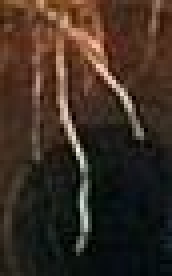
#> input picture Tree_Root_Detection/data/tree/1.JPG, 43 x 69 px (shown 4 times larger); its folder holds only this picture in this run
$ jupyter execute --allow-errors 'first working model.ipynb'   (shell and % lines are left out)   (older library calls are emulated)
#> lines starting #> are read from the running program, lines starting #| are printed output that depends on the picture
[cell 1]
import os
os.chdir("mb/Tree_Root_Detection")

[cell 2]
import csv
import matplotlib.image as mpimg
import cv2
import numpy as np
import os
import logging
import glob

[cell 3]
from keras.models import Sequential
from keras.layers import Flatten, Dense, Lambda, Dropout, Activation, Cropping2D
from keras.layers.convolutional import Convolution2D
from keras.layers.pooling import MaxPooling2D
from sklearn.model_selection import train_test_split
import sklearn

[cell 4]
width = 58
height = 58

images = []

[cell 5]
roots   = glob.glob('data/tree/*.JPG')
non_roots   = glob.glob('data/non_tree/*.JPG')
non_roots   += glob.glob('data/non_tree/*.jpg')
print(len(roots), len(non_roots))

[cell 6]
img_size=64
# [12 lines left out: function show3img, not called in this run]

def eq_Hist(img):
   #Histogram Equalization
   img2=img.copy()
   img2[:, :, 0] = cv2.equalizeHist(img[:, :, 0])
   img2[:, :, 1] = cv2.equalizeHist(img[:, :, 1])
   img2[:, :, 2] = cv2.equalizeHist(img[:, :, 2])
   return img2

def scale_img(img):
   img2=img.copy()
   sc_y=0.4*np.random.rand()+1.0
   img2=cv2.resize(img, None, fx=1, fy=sc_y, interpolation = cv2.INTER_CUBIC)
   c_x,c_y, sh = int(img2.shape[0]/2), int(img2.shape[1]/2), int(img_size/2)
   return img2

def crop(img, mar=0):
   c_x,c_y, sh = int(img.shape[0]/2), int(img.shape[1]/2), int(img_size/2-mar)
   return img[(c_x-sh):(c_x+sh),(c_y-sh):(c_y+sh)]

def rotate_img(img):
   c_x,c_y = int(img.shape[0]/2), int(img.shape[1]/2)
   ang = 30.0*np.random.rand()-15
   Mat = cv2.getRotationMatrix2D((c_x, c_y), ang, 1.0)
   return cv2.warpAffine(img, Mat, img.shape[:2])

def sharpen_img(img):
   gb = cv2.GaussianBlur(img, (5,5), 20.0)
   return cv2.addWeighted(img, 2, gb, -1, 0)
#Compute linear image transformation ing*s+m
def lin_img(img,s=1.0,m=0.0):
   img2=cv2.multiply(img, np.array([s]))
   return cv2.add(img2, np.array([m]))

#Change image contrast; s>1 - increase
def contr_img(img, s=1.0):
   m=127.0*(1.0-s)
   return lin_img(img, s, m)

def transform_img(img):
   img2=sharpen_img(img)
   img2=crop(img2,3)
   img2=contr_img(img2, 1.5)
   return eq_Hist(img2)

def augment_img(img):
   img=contr_img(img, 1.8*np.random.rand()+0.2)
   img=rotate_img(img)
   img=scale_img(img)
   return transform_img(img)

[cell 7]
X_train_aug_roots = []
y_train_aug = []

def create_data(n=10):
#> called with n = 7
   for i in range(len(roots)):
       img=mpimg.imread(roots[i])
#> img is the input picture: shape (69, 43, 3); mean R, G, B 59.7, 45.2, 34.9
       img=cv2.resize(img, (64, 64))
#> img: shape (64, 64, 3)
       X_train_aug_roots.append(transform_img(img))
#> in sharpen_img, `gb = cv2.GaussianBlur(img, (5,5), 20.0)`:
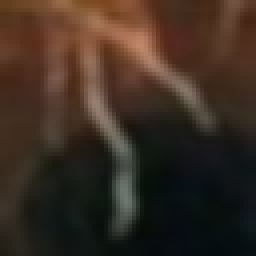
#> gb: shape (64, 64, 3) (shown 4 times larger); mean R, G, B 59.5, 45.1, 34.8
#> in lin_img, `return cv2.add(img2, np.array([m]))`:
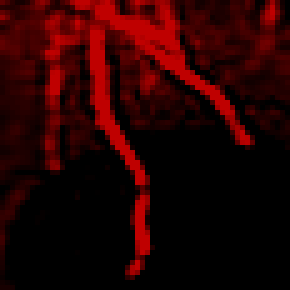
#> returned value: shape (58, 58, 3) (shown 5 times larger); mean of channels 0, 1, 2 40, 0, 0; drawn as R, G, B
       y_train_aug.append(1)
       #Generate n new images out of each input image
       for j in range(n):
           X_train_aug_roots.append(augment_img(img))
           y_train_aug.append(1)
#> this loop made 7 passes
#> pass 1, in lin_img (call 2), `img2=cv2.multiply(img, np.array([s]))`:
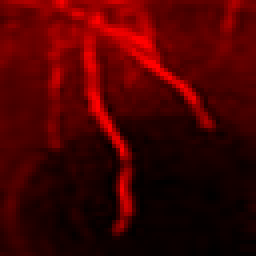
#> img2: shape (64, 64, 3) (shown 4 times larger); mean R, G, B 70.7, 0, 0
#> pass 1, in scale_img, `img2=cv2.resize(img, None, fx=1, fy=sc_y, interpolation = cv2.INTER_CU..`:
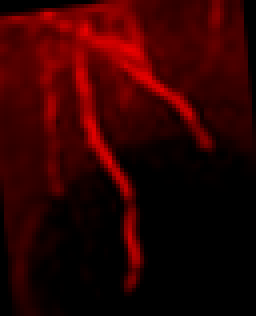
#> img2: shape (79, 64, 3) (shown 4 times larger); mean of channels 0, 1, 2 47.7, 0, 0; drawn as R, G, B
#> after the loop, X_train_aug_roots = 8 items; y_train_aug = [1, 1, 1, 1, 1, 1, 1, 1]
   print("Total number of images in the augmented dataset = ", len(X_train_aug_roots))
#| Total number of images in the augmented dataset =  8

create_data(7)

[cell 8]
def create_data(n=10):
#> called with n = 7
   for i in range(len(non_roots)):
       img=mpimg.imread(non_roots[i])
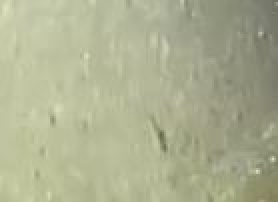
#> input picture Tree_Root_Detection/data/non_tree/1.JPG, 139 x 101 px (shown 2 times larger)
#> img is the input picture: shape (101, 139, 3); mean R, G, B 172.8, 176.1, 145.3
       img=cv2.resize(img, (64, 64))
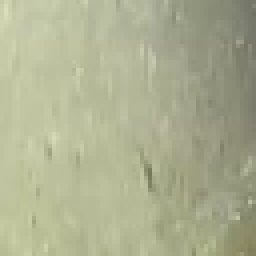
#> img: shape (64, 64, 3) (shown 4 times larger); mean R, G, B 172.7, 176, 145.2
       X_train_aug_roots.append(transform_img(img))
       y_train_aug.append(0)
       #Generate n new images out of each input image
       for j in range(n):
           X_train_aug_roots.append(augment_img(img))
           y_train_aug.append(0)
#> this loop made 7 passes
#> pass 1, in lin_img (call 17), `img2=cv2.multiply(img, np.array([s]))`:
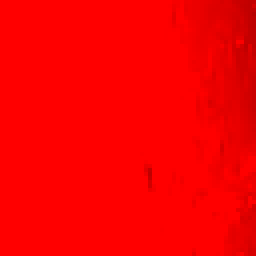
#> img2: shape (64, 64, 3) (shown 4 times larger); mean R, G, B 249.8, 0, 0
#> pass 1, in augment_img (call 8), `img=rotate_img(img)`:
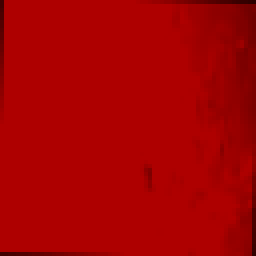
#> img: shape (64, 64, 3) (shown 4 times larger); mean of channels 0, 1, 2 167.3, 0, 0; drawn as R, G, B
#> pass 1, in scale_img (call 8), `img2=cv2.resize(img, None, fx=1, fy=sc_y, interpolation = cv2.INTER_CU..`:
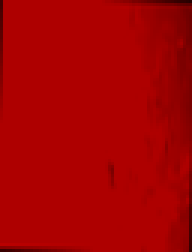
#> img2: shape (84, 64, 3) (shown 3 times larger); mean of channels 0, 1, 2 167.3, 0, 0; drawn as R, G, B
#> after the loop, X_train_aug_roots = 16 items; y_train_aug = [1, 1, 1, 1, 1, 1, 1, 1, 0, 0, 0, 0, 0, 0, 0, 0]
   print("Total number of images in the augmented dataset = ", len(X_train_aug_roots))
#| Total number of images in the augmented dataset =  24

create_data(7)

[cell 9]
print(len(roots))

[cell 10]
for i in range(len(roots)):
     img=mpimg.imread(roots[i])
     img=cv2.resize(img, (58, 58))
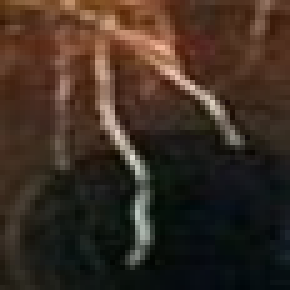
#> img: shape (58, 58, 3) (shown 5 times larger); mean R, G, B 59.5, 45.1, 34.8
     X_train_aug_roots.append(img)
     y_train_aug.append(1)

for i in range(len(non_roots)):
     img=mpimg.imread(non_roots[i])
     img=cv2.resize(img, (58, 58))
     X_train_aug_roots.append(img)
     y_train_aug.append(0)

print(len(y_train_aug))
#| 27

[cell 11]
activation = 'relu'
dropout = 1

def model(dshape):

    seq_model = Sequential()

    seq_model.add(BatchNormalization(input_shape=(dshape[0], dshape[1], dshape[2])))
    seq_model.add(Conv2D(24, (5, 5), padding='valid',
                  activation=activation, strides=(2, 2)))

    seq_model.add(Conv2D(36, (5, 5), padding='valid', activation=activation, strides=(2, 2)))
    seq_model.add(Dropout(0.6))
    seq_model.add(Conv2D(48, (5, 5), padding='valid', activation=activation, strides=(2, 2)))
    seq_model.add(Dropout(0.6))
    seq_model.add(Conv2D(64, (3, 3), padding='valid', activation=activation))
    seq_model.add(Dropout(0.6))
#   seq_model.add(Conv2D(64, (3, 3), padding='valid', activation=activation))
    seq_model.add(Flatten())
    seq_model.add(Dropout(0.6))
    seq_model.add(Dense(100, activation=activation))
    seq_model.add(Dropout(0.5))
    seq_model.add(Dense(50, activation=activation))
    seq_model.add(Dropout(0.3))
    seq_model.add(Dense(10, activation=activation))
    seq_model.add(Dense(1, activation='sigmoid'))
    seq_model.compile(loss='binary_crossentropy', optimizer=adam(), metrics=['accuracy'])
    seq_model.summary()

    return seq_model

[cell 12]
from sklearn.utils import shuffle
from keras.utils.data_utils import Sequence

images, labels = shuffle(X_train_aug_roots, y_train_aug)
#> images = 27 items; labels = 27 values, max 1 at index 0, min 0 at index 2, mean 0.333

[cell 13]
images = np.asarray(images)
labels = np.asarray(labels)
print(images.dtype, images.shape)
#| uint8 (27, 58, 58, 3)
print(type(images))
#| <class 'numpy.ndarray'>
print(labels)
#| [1 1 0 0 0 0 0 1 0 1 0 0 0 0 0 0 1 1 0 0 0 0 1 1 0 1 0]

[cell 14]
from keras.models import Sequential
from keras.layers import Dense, Flatten, Conv2D, Dropout
from keras.layers.normalization import BatchNormalization
from keras.optimizers import adam
#from keras.utils.data_utils import Sequence

#> (the rest of this cell did not finish here and is left out)

#> (reads Tree_Root_Detection/kerasmodel.json from the repository)

#> (a cell that did not finish here is left out)

[cell 16]
# [9 lines left out: function save_keras_model, not called in this run]

#> (a cell that did not finish here is left out)

# New Section

[cell 18]
from google.colab import files


files.download('kerasmodel.h5')
files.download('kerasmodel.json')

[cell 19]
from keras.models import model_from_json
model_path = 'kerasmodel'

#> (the rest of this cell did not finish here and is left out)

[cell 20]
# [74 lines left out: function find_roots, not called in this run]

[cell 21]
# [9 lines left out: function draw_boxes, not called in this run]

[cell 22]
import matplotlib.pyplot as plt
ystart = 30
ystop = 270
scale = 3
pix_per_cell=8
cell_per_block=2
test_images=glob.glob('test_images/*.JPG')

for fname in test_images:
    print(fname)
    test_img=mpimg.imread(fname)
    #plt.subplot(6,1,i)
    boxes=find_roots(test_img, ystart, ystop, scale, pix_per_cell,cell_per_block ) #, clf, X_scaler, orient, pix_per_cell, cell_per_block,color_space,spatial_size, hist_bins)
    #print(boxes[0][0])
    test_out_img=draw_boxes(test_img,boxes)
    plt.imshow(
    )
    plt.show()

[cell 23]
print(labels)
#| [1 1 0 0 0 0 0 1 0 1 0 0 0 0 0 0 1 1 0 0 0 0 1 1 0 1 0]
